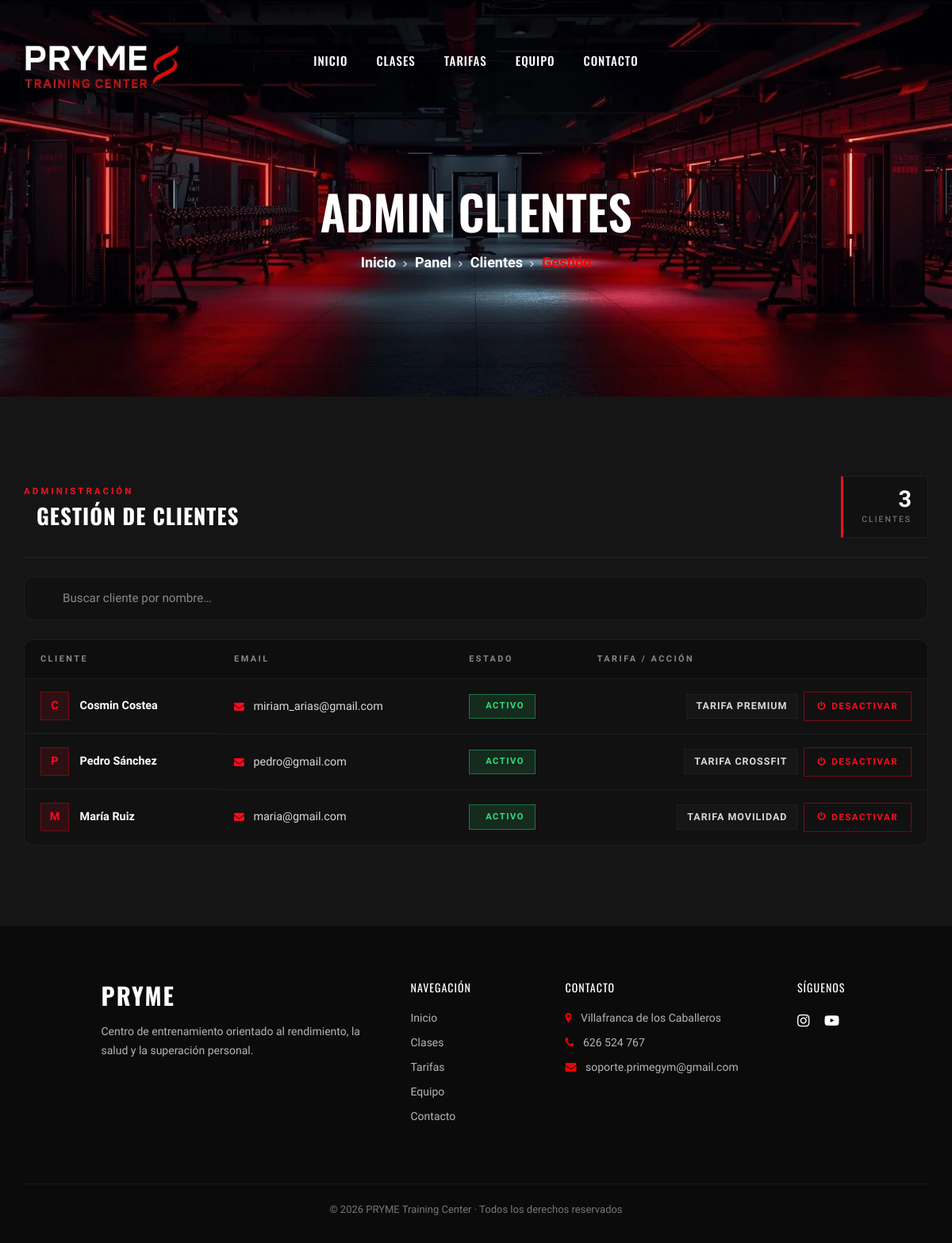
The page /entrenador/admin/clientes/ on the database as committed earlier.
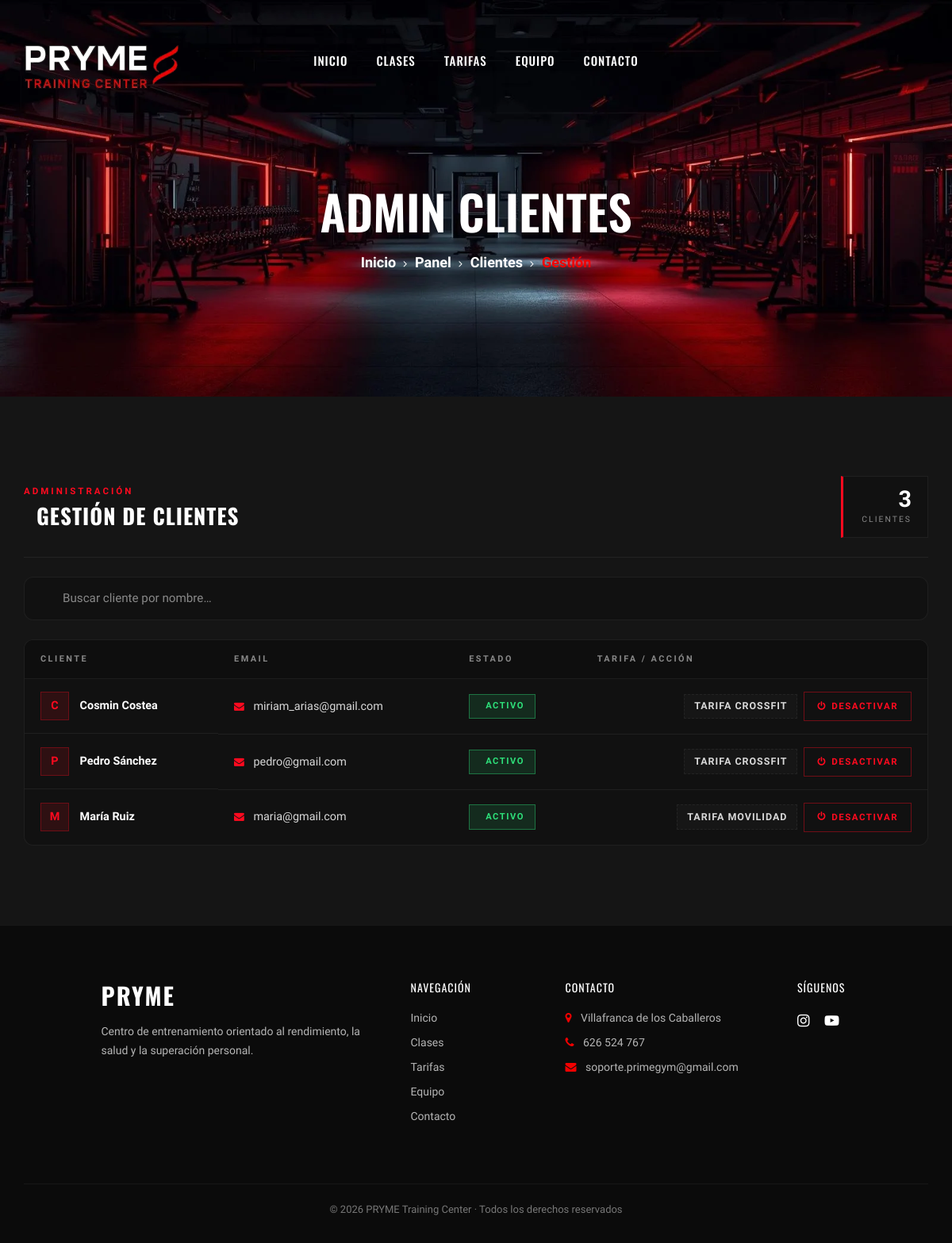
The same page on the database as committed later.
### gimnasio/models.py (models this page shows, shortened)
class Cliente(models.Model):
    nombre = models.CharField(max_length=100)
    email = models.EmailField(unique=True)
    telefono = models.CharField(max_length=20, blank=True)
    password = models.CharField(max_length=255)
    tarifa = models.ForeignKey(Tarifa, on_delete=models.SET_NULL, null=True, related_name="usuarios")
    fecha_registro = models.DateField(auto_now_add=True)

class Tarifa(models.Model):
    nombre = models.CharField(max_length=50)
    precio = models.DecimalField(max_digits=10, decimal_places=2)
    duracion_meses = models.IntegerField()
    descripcion = models.TextField(blank=True, null=True)

### entrenador/decorators.py (the view)
    def wrapper(request, *args, **kwargs):
        entrenador = Entrenador.objects.first()
        if not entrenador or entrenador.rol != "admin":
            return redirect('entrenador:panel')
        return view_func(request, *args, **kwargs)

### entrenador/views.py (called while the page is built)
@admin_required
def admin_clientes(request):
    clientes = Cliente.objects.all()
    tarifas = Tarifa.objects.all()
    query = request.GET.get("q")
    if query:
        clientes = clientes.filter(nombre__icontains=query)
    return render(request, "entrenador/admin_clientes.html", {"clientes": clientes, "tarifas": tarifas})

### entrenador/templates/entrenador/admin_clientes.html (shortened to what this page needs)
{% extends "entrenador/components/base.html" %}
{% load static %}
{% block title %}Admin Clientes{% endblock %}
{% block enlace_nav %}
    <a href="{% url 'entrenador:admin_clientes' %}">Clientes</a>
{% endblock %}
{% block subtitulo %}Gestión{% endblock %}
{% block css_entrenador %}
    <link rel="stylesheet" href="{% static 'css/entrenador/style_admin_clientes.css' %}">
{% endblock %}
{% block contenido %}
<div class="ac-header">
    <div>
        <span class="ac-kicker">Administración</span>
        <h2 class="ac-title">
            Gestión de clientes
        </h2>
    </div>
    <div class="ac-header-stats">
        <div class="ac-stat">
            <span class="ac-stat-num">{{ clientes|length }}</span>
            <span class="ac-stat-label">Clientes</span>
        </div>
    </div>
</div>
<div class="ac-search">
    <input type="text"
           id="searchInput"
           placeholder="Buscar cliente por nombre…"
           autocomplete="off">
</div>
<div class="ac-table-wrap">
    <table class="ac-table">
        <thead>
            <tr>
                <th>Cliente</th>
                <th>Email</th>
                <th>Estado</th>
                <th class="ac-th-actions">Tarifa / Acción</th>
            </tr>
        </thead>
        <tbody id="clientesTable">
            {% for cliente in clientes %}
                <tr class="ac-row {% if cliente.tarifa %}ac-row--activo{% else %}ac-row--inactivo{% endif %}">
                    <td class="nombre ac-cell-name">
                        <span class="ac-avatar">
                            {{ cliente.nombre|slice:":1"|upper }}
                        </span>
                        <strong>{{ cliente.nombre }}</strong>
                    </td>
                    <td class="ac-cell-email">
                        <i class="fa fa-envelope"></i>
                        <span>{{ cliente.email }}</span>
                    </td>
                    <td>
                        {% if cliente.tarifa %}
                            <span class="ac-badge ac-badge--activo">
                                Activo
                            </span>
                        {% else %}
                            <span class="ac-badge ac-badge--inactivo">
                                <i class="fa fa-circle-xmark"></i>
                                Inactivo
                            </span>
                        {% endif %}
                    </td>
                    <td class="ac-cell-action">
                        {% if cliente.tarifa %}
                            <form method="POST"
                                  action="{% url 'entrenador:cambiar_tarifa_cliente' cliente.id %}"
                                  class="ac-form ac-form--inline">
                                <span class="ac-tarifa-actual">{{ cliente.tarifa.nombre }}</span>
                                <button type="submit" class="ac-btn ac-btn--danger">
                                    <i class="fa fa-power-off"></i>
                                    <span>Desactivar</span>
                                </button>
                            </form>
                        {% endif %}
                    </td>
                </tr>
            {% endfor %}
        </tbody>
    </table>
</div>
{% endblock %}

Rows that differ between the two databases and show on the page:
changed Cliente "Cosmin Costea": tarifa.nombre "TARIFA PREMIUM" → "TARIFA CROSSFIT"
